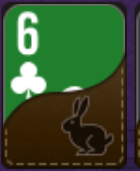
#> input picture python/tests/donnees/pmu_carte_retournee_6c.png, 140 x 171 px; its folder holds only this picture in this run
$ python -i lecteur_fond_plein.py   (imports and definitions only)
#> lines starting #> are read from the running program, lines starting #| are printed output that depends on the picture
"""Lire une carte à fond plein : la couleur donne la famille, le glyphe le rang.

Pourquoi ce module existe
-------------------------
La reconnaissance par hachage perceptuel compare la carte ENTIÈRE à des
gabarits. Elle marche, mais elle paie cher trois choses qui n'ont rien à voir
avec l'identité de la carte :

* le **bandeau d'équité** du client recouvre le tiers bas — il fallait
  fabriquer des gabarits amputés pour y répondre ;
* un **cadrage à 7 px près** faisait basculer une lecture parfaite en refus —
  il fallait essayer 40 cadrages voisins pour la retrouver ;
* l'**échelle** et l'habillage démultiplient le nombre de gabarits à tenir.

Sur un jeu « 4 couleurs à fond plein », rien de tout cela n'est nécessaire.
La carte est un aplat uni dont la teinte EST la famille, et le rang est un
gros glyphe blanc en haut à gauche. Mesuré sur les 52 gabarits ``pmu_solid`` ::

    trèfle   RGB (31, 127, 44)      dispersion interne 0,0
    cœur     RGB (207, 22, 19)      dispersion interne 0,0
    carreau  RGB (2, 28, 195)       dispersion interne 0,0
    pique    RGB (53, 59, 66)       dispersion interne 0,0

La teinte est rigoureusement identique d'un rang à l'autre, et les familles
les plus proches (trèfle et pique) sont séparées de 74,8 en distance RGB.

« La famille se lit donc sans ambiguïté possible », disait la suite de cette
phrase. C'était trop dire, et deux fois. Ces « dispersion interne 0,0 » sont
mesurés sur une chaîne PNG SANS PERTE, et une dispersion nulle sur toute une
population n'est pas une marge mais une saturation — voir ``DISPERSION_MAX``.
Et 74,8 d'écart entre deux familles n'interdit pas de passer de l'une à
l'autre : un voile coloré uniforme y suffisait — voir ``MARGE_COULEUR_MIN``.
``banc_robustesse_fond.py`` chiffre les deux.

Reste le rang : treize formes blanches sur fond uni. On les compare sur le
seul MASQUE du glyphe, normalisé à taille fixe — ce qui rend la lecture
indifférente à l'échelle, au cadrage et au bas de la carte, puisque le rang
est en haut à gauche et que le bandeau, lui, mange le bas.

Ce module ne remplace pas `card_recognizer` : il le complète là où il est
applicable, c'est-à-dire sur les habillages à fond plein. Les jeux classiques
(carte blanche, symboles rouges et noirs) restent du ressort du hachage.
"""

from __future__ import annotations

from dataclasses import dataclass
from functools import lru_cache
from pathlib import Path

import numpy as np

__all__ = [
    "CarteFondPlein",
    "FAMILLES",
    "lire_carte_fond_plein",
    "couleur_dominante",
    "famille_de_couleur",
    "part_etrangere",
    "MARGE_COULEUR_MIN",
    "ECART_RANG_MAX",
]

_HERE = Path(__file__).parent
_THEME_SOLID = _HERE / "templates" / "pmu_solid"

RANGS = "23456789TJQKA"

#: Teintes de fond mesurées sur les 52 gabarits `pmu_solid`, dispersion 0,0.
FAMILLES: dict[str, tuple[int, int, int]] = {
    "c": (31, 127, 44),     # trèfle  — vert
    "h": (207, 22, 19),     # cœur    — rouge
    "d": (2, 28, 195),      # carreau — bleu
    "s": (53, 59, 66),      # pique   — ardoise
}

#: Au-delà, la teinte n'est celle d'aucune famille : ce n'est pas une carte
#: de ce jeu. La famille la plus proche d'une autre est à 74,8 ; on autorise
#: un peu moins de la moitié, pour absorber l'anti-crénelage et la
#: compression.
#:
#: « Sans jamais confondre deux familles » disait ce commentaire. C'était
#: faux, et ``banc_robustesse_fond.py`` le montre : 34 vaut 45 % de 74,8,
#: donc un déplacement de 34 DANS LA BONNE DIRECTION laisse la teinte plus
#: près de la voisine que de la sienne. Le balayage de 216 teintes de voile ×
#: 8 opacités trouve le cas : un voile vert (0,255,0) à 20 % amène le pique
#: (53,59,66) sur (42,98,52), à 32,0 du trèfle contre 42,9 du pique. Le 2♠
#: était lu « 2c », affirmé — teinte acceptée, fond parfaitement uniforme,
#: dispersion 0,00. C'est ``MARGE_COULEUR_MIN`` qui ferme ce cas.
ECART_COULEUR_MAX = 34.0

#: Écart minimal entre la DEUXIÈME famille et la première.
#:
#: Un plus proche voisin sur quatre références ne doit pas se juger à une
#: distance absolue mais à une marge : la bonne question n'est pas « la
#: teinte est-elle assez près de cette famille » mais « est-elle nettement
#: plus près d'elle que de toutes les autres ». C'est la même logique que
#: ``marge_rang`` pour le glyphe, et elle manquait pour la couleur.
#:
#: C'est aussi la forme utile du contrôle demandé en revue — « comparer la
#: valeur du fond à la médiane du gabarit de la famille retenue ». Comparée
#: dans l'absolu, cette valeur laissait passer le voile vert ci-dessus ;
#: comparée aux QUATRE médianes de gabarit, elle le refuse.
#:
#: Mesuré par ``banc_robustesse_fond.py``, section 4 :
#:
#:     vraies cartes (52 gabarits + 2 découpes versionnées, PNG puis
#:     JPEG q95→q30, n=378)                      : marge minimale 66,8
#:     idem sur 20 découpes réelles (n=140)      : marge minimale 69,9
#:     lectures d'une autre famille, seuil neutralisé : 10,8 à 29,4
#:     38 non-cartes distinctes des captures réelles  : médiane 15,6,
#:                                sous le seuil pour 95 % d'entre elles
#:
#: Vide mesuré [29,4 ; 66,8]. Le seuil est posé dedans : 0 vraie carte
#: perdue, 23 lectures fausses sur 23 rattrapées (3 sur 3 sur les découpes
#: réelles). Le coût se paie sur les découpes ARTIFICIELLEMENT voilées, où
#: 14 à 20 % des lectures affirmées deviennent des refus — ce qui est le
#: comportement voulu : une carte dont on ne sait plus dire l'enseigne ne
#: doit pas être nommée.
MARGE_COULEUR_MIN = 45.0

#: Un glyphe de rang est blanc. Seuil sur le canal minimal : au-dessus, le
#: pixel est de l'encre blanche ; en dessous, c'est le fond coloré.
SEUIL_BLANC = 190

#: Le rang occupe le coin haut-gauche. La zone où on le cherche est définie
#: en fraction de la LARGEUR, jamais de la hauteur.
#:
#: C'est le point qui décide de tout. Défini en fraction de la hauteur, le
#: cadre change de sens dès que le bas de la carte manque : sur un carton
#: entier de 122×165 il couvre 96 px, sur la même carte tronquée à 115 il
#: n'en couvre que 67 — et englobe alors le symbole d'enseigne, qui fusionne
#: avec le chiffre dans la boîte englobante. Mesuré : le 5♣ se lit
#: correctement sur le carton entier (écart 0,071) et devient « Kc » sur la
#: carte tronquée (0,458). Rapporté à la largeur, le cadre garde la même
#: taille réelle quelle que soit la part visible.
LARGEUR_ZONE_RANG = 0.60    # part de la largeur, en x comme en y

#: Taille de normalisation du masque de rang. 24×32 conserve la distinction
#: entre glyphes voisins (6/8, 3/9) sans amplifier le bruit de bord.
_NORM = (24, 32)

#: Part maximale de pixels blancs tolérée dans la découpe. Au-delà, ce n'est
#: pas une carte à fond plein mais une zone claire (bandeau, texte, jeton).
BLANC_MAX = 0.45

#: Dispersion maximale des pixels de fond autour de leur médiane.
#:
#: Une carte à fond plein est un APLAT : le client la rend sans dégradé ni
#: anti-crénelage à l'intérieur. Ce contrôle répond à un faux positif trouvé
#: sur une vraie table : une carte saisie en pleine ANIMATION DE
#: RETOURNEMENT, à moitié recouverte par son dos brun. La médiane des pixels
#: de fond mélangeait alors deux populations — le vert du trèfle et le brun
#: du dos — et tombait près de l'ardoise du pique. Le 6♣ était lu « 6s »,
#: affirmé. C'est ce que la dispersion voit, là où la médiane seule ne le
#: pouvait pas.
#:
#: CE QUE CE SEUIL VAUT, ET CE QU'IL NE VAUT PAS
#: ---------------------------------------------
#: La mesure d'origine — « 199 vraies cartes à dispersion 0,0, min, médiane,
#: p95 ET maximum tous à zéro » — n'était pas une marge : c'était une
#: SATURATION. La dispersion est la MÉDIANE des écarts à la médiane ; sur une
#: découpe majoritairement plate elle vaut exactement 0 quoi qu'il arrive au
#: reste. Deux conséquences, toutes deux mesurées par
#: ``banc_robustesse_fond.py`` :
#:
#: 1. **Sous compression, la marge existe et se referme avec la TAILLE.**
#:    Ré-encodage JPEG 4:2:0 (le sous-échantillonnage par défaut des
#:    encodeurs, donc le pire cas pour une carte dont l'identité est une
#:    couleur) — dispersion MAXIMALE :
#:
#:    ===============================  ====  ====  =====  =====  =====  =====
#:    jeu                               q95   q85    q70    q50    q40    q30
#:    ===============================  ====  ====  =====  =====  =====  =====
#:    20 découpes réelles, 126–138 px  3,00  5,00   8,60  10,05  10,82  13,60
#:    52 gabarits `pmu_solid`, 65 px   4,12  8,51  12,12  15,39  16,16  17,35
#:    ===============================  ====  ====  =====  =====  =====  =====
#:
#:    Le seuil tient jusqu'à q40 sur une découpe de 130 px (1 refus sur 20
#:    seulement à q30), mais dès q70 il refuse 1 gabarit sur 52, et 14 sur 52
#:    à q50. Autrement dit : la marge dépend de la taille de la carte, pas
#:    de la qualité seule. Aucune compression, à aucune qualité testée
#:    jusqu'à q30, n'a en revanche produit une lecture FAUSSE — le seuil
#:    échoue en refusant, jamais en affirmant à tort.
#:
#: 2. **Le contrôle ne voit PAS une occultation minoritaire.** Recouvrir le
#:    haut de la carte sur 8 à 20 % de sa hauteur laisse la dispersion à
#:    0,00 — exactement zéro — parce que la couleur de la carte reste
#:    majoritaire. Le glyphe de rang, lui, est mutilé, et la lecture devient
#:    FAUSSE : un 6♥ lu « 5h », un 3♥ lu « Jh », affirmés. Mesure A/B du
#:    banc, seuil de forme neutralisé : 615 lectures fausses sur les
#:    gabarits, 166 sur les découpes réelles — le contrôle de fond en voyait
#:    **0**. La formule de refus parle de « carte partiellement recouverte » :
#:    elle ne couvre en réalité que le voisinage de 50 %. C'est
#:    ``ECART_RANG_MAX``, plus bas, qui rattrape ce cas.
#:
#: Le seuil reste à 12 : au-dessus du pire vrai positif jusqu'à q40 sur les
#: découpes réelles, et loin sous les intrus réels (42,2 et 48,5 sur les deux
#: découpes de cartes retournées versionnées).
DISPERSION_MAX = 12.0

#: Écart de forme maximal toléré pour AFFIRMER un rang.
#:
#: Sans ce seuil, la lecture rendait toujours le plus proche des treize
#: gabarits, si mauvais soit le rapprochement : treize voisins, aucun refus.
#: C'est le défaut que le contrôle de dispersion croyait couvrir et ne
#: couvrait pas (voir ci-dessus).
#:
#: Mesuré par ``banc_robustesse_fond.py`` :
#:
#: * lectures JUSTES — 20 découpes réelles distinctes, en PNG puis JPEG
#:   q95/85/70/50 : écart maximal 0,137 (0,145 à q30) ; 52 gabarits
#:   `pmu_solid` : 0,033 en PNG, et jusqu'à 0,1745 sous JPEG (l'As de trèfle
#:   à q50 ; 0,161 à q70) ; les deux découpes versionnées : 0,116 et 0,090 ;
#: * lectures FAUSSES fabriquées par occultation partielle du haut
#:   (5 couleurs d'occultant × 6 hauteurs) : écart minimal 0,1324 sur les
#:   gabarits (0,1386 sur les découpes réelles), médiane 0,296.
#:
#: Les deux nuages SE CHEVAUCHENT sur [0,1324 ; 0,1745] : il n'y a pas de
#: vide cette fois, et le dire est le point. Une première rédaction annonçait
#: [0,139 ; 0,145] ; c'était le chevauchement des seules découpes réelles,
#: pris pour celui de l'ensemble — le chevauchement mesuré est 3,4 fois plus
#: large. Le seuil est posé à 0,18, au-dessus du pire vrai positif mesuré
#: toutes qualités confondues, mais de 0,0055 seulement : la marge est
#: MINCE, et un habillage plus compressé la mangerait.
#:
#: A/B du banc, seuil neutralisé puis actif :
#:
#:     52 gabarits + 2 découpes versionnées : 615 lectures fausses → 20
#:     20 découpes réelles de session       : 166 lectures fausses → 10
#:
#: Ce qui subsiste est un seul motif : un 6 dont on rogne 8 % du haut
#: ressemble vraiment à un 5, et son écart (0,132 à 0,147) tombe dans la
#: plage des vraies lectures compressées. Aucun seuil sur cette statistique
#: ne les sépare ; le banc l'imprime comme limite assumée plutôt que de
#: choisir un seuil qui coûterait des vraies cartes.
ECART_RANG_MAX = 0.18


@dataclass(frozen=True, slots=True)
class CarteFondPlein:
    """Lecture d'une carte à fond plein.

    Attributes
    ----------
    carte : str or None
        Notation courte (« 5c »), ou ``None`` si la lecture est refusée.
    famille : str or None
        Enseigne déduite de la teinte du fond.
    rang : str or None
        Rang déduit de la forme du glyphe blanc.
    ecart_couleur : float
        Distance RGB à la teinte de référence de la famille retenue.
    ecart_rang : float
        Écart au meilleur gabarit de rang, entre 0 et 1.
    marge_rang : float
        Écart au deuxième rang candidat : c'est lui qui dit si la forme
        tranche vraiment ou si elle hésite entre deux chiffres.
    motif : str
        Pourquoi la lecture a été refusée, le cas échéant.
    """

    carte: str | None
    famille: str | None
    rang: str | None
    ecart_couleur: float
    ecart_rang: float
    marge_rang: float
    motif: str = ""

    @property
    def sure(self) -> bool:
        return self.carte is not None

    # [18 lines left out: function du_jeu, not called in this run]


def _rgb(image) -> np.ndarray:
    from PIL import Image

    if isinstance(image, np.ndarray):
        a = image
    elif isinstance(image, (str, Path)) or hasattr(image, "__fspath__"):
        a = np.asarray(Image.open(image).convert("RGB"))
    else:
        a = np.asarray(image.convert("RGB"))
    return a.astype(np.float64)


# [123 lines left out: functions couleur_dominante, famille_de_couleur, part_etrangere, not called in this run]


def _masque_rang(image) -> np.ndarray | None:
    """Masque normalisé du glyphe de rang, isolé dans le coin haut-gauche.

    Le glyphe est cherché par sa boîte englobante plutôt qu'à une position
    fixe : c'est ce qui rend la lecture indifférente au cadrage. Le bas de la
    carte n'entre jamais dans la zone, donc le bandeau d'équité ne gêne pas.
    """
    from PIL import Image

    a = _rgb(image)
    h, w = a.shape[:2]
    cote = max(4, int(round(w * LARGEUR_ZONE_RANG)))
    coin = a[:min(h, cote), :min(w, cote)]
    if coin.size == 0:
        return None
    blanc = coin.min(axis=2) >= SEUIL_BLANC
    if blanc.sum() < 8:
        return None

    # Le coin contient DEUX glyphes blancs : le rang, puis le symbole
    # d'enseigne en dessous. Prendre la boîte englobante de tout le blanc
    # les réunit, et la comparaison finit dominée par le symbole — qui est
    # identique pour les treize rangs d'une famille. Mesuré : le 3♥ était
    # alors lu « Jh ». On ne garde donc que la PREMIÈRE bande horizontale
    # d'encre, séparée de la suivante par la ligne vide qui court entre les
    # deux glyphes.
    lignes = blanc.any(axis=1)
    if not lignes.any():
        return None
    debut = int(np.argmax(lignes))
    fin = debut
    while fin + 1 < len(lignes) and lignes[fin + 1]:
        fin += 1
    bande = blanc[debut:fin + 1]
    if bande.sum() < 8:
        return None
    xs = np.where(bande.any(axis=0))[0]
    g = bande[:, xs.min():xs.max() + 1]
    # Un glyphe de rang n'est ni un trait ni une tache : bornes de forme
    # larges, seulement là pour écarter l'aberrant.
    hh, ww = g.shape
    if hh < 4 or ww < 3 or ww / hh > 2.5:
        return None
    img = Image.fromarray((g * 255).astype(np.uint8)).resize(
        _NORM, Image.LANCZOS)
    return np.asarray(img, dtype=np.float64) / 255.0


# [101 lines left out: functions _gabarits_rang, lire_carte_fond_plein, not called in this run]

>>> import cv2
>>> picture = cv2.imread('../../tests/donnees/pmu_carte_retournee_6c.png', cv2.IMREAD_GRAYSCALE)
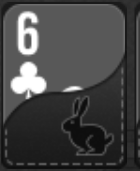
#> picture: shape (171, 140); min 13, max 255, mean 70.2
>>> result = _masque_rang(picture)
#> in _masque_rang, `coin = a[:min(h, cote), :min(w, cote)]`:
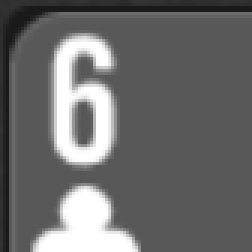
#> coin: shape (84, 84) float64 (shown 3 times larger); min 26, max 255, mean 108.1
#> (the run stopped early here; a loop or call above may not have finished)

$ run again, on python/tests/donnees/pmu_hero_tronque.png
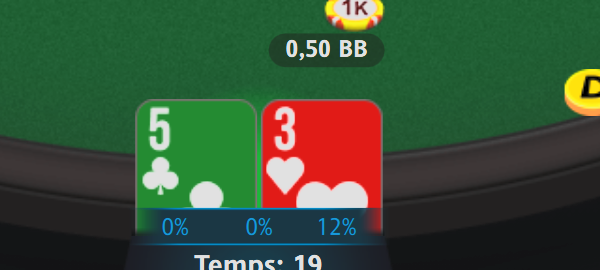
#> input picture python/tests/donnees/pmu_hero_tronque.png, 600 x 270 px
#> `picture = cv2.imread('../../tests/donnees/pmu_carte_retournee_6c.png',..`:
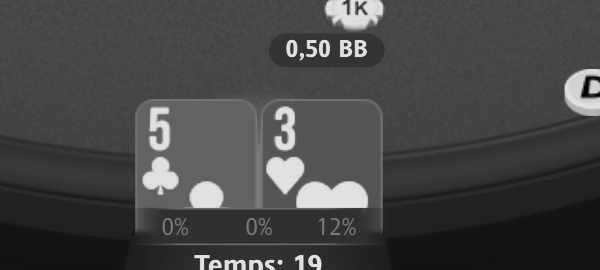
#> picture: shape (270, 600); min 0, max 227, mean 70
#> in _masque_rang, `coin = a[:min(h, cote), :min(w, cote)]`:
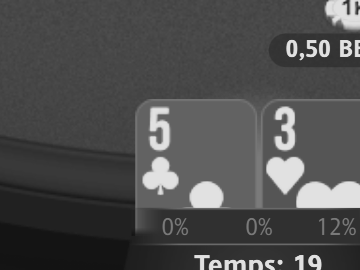
#> coin: shape (270, 360) float64; min 19, max 227, mean 77.8

$ run again, on python/tests/donnees/pmu_ko_hero_rail.png
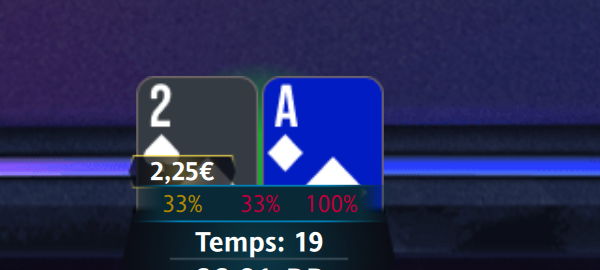
#> input picture python/tests/donnees/pmu_ko_hero_rail.png, 600 x 270 px
#> `picture = cv2.imread('../../tests/donnees/pmu_carte_retournee_6c.png',..`:
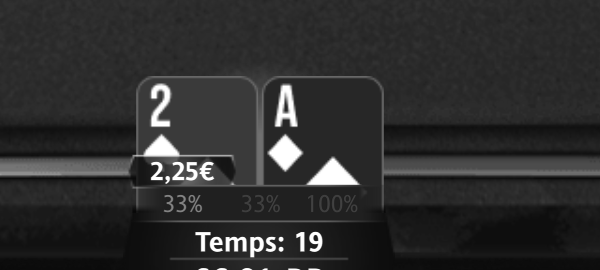
#> picture: shape (270, 600); min 8, max 255, mean 46
#> in _masque_rang, `coin = a[:min(h, cote), :min(w, cote)]`:
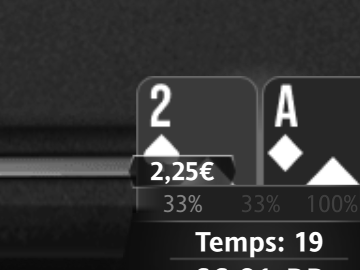
#> coin: shape (270, 360) float64; min 8, max 255, mean 52.1
